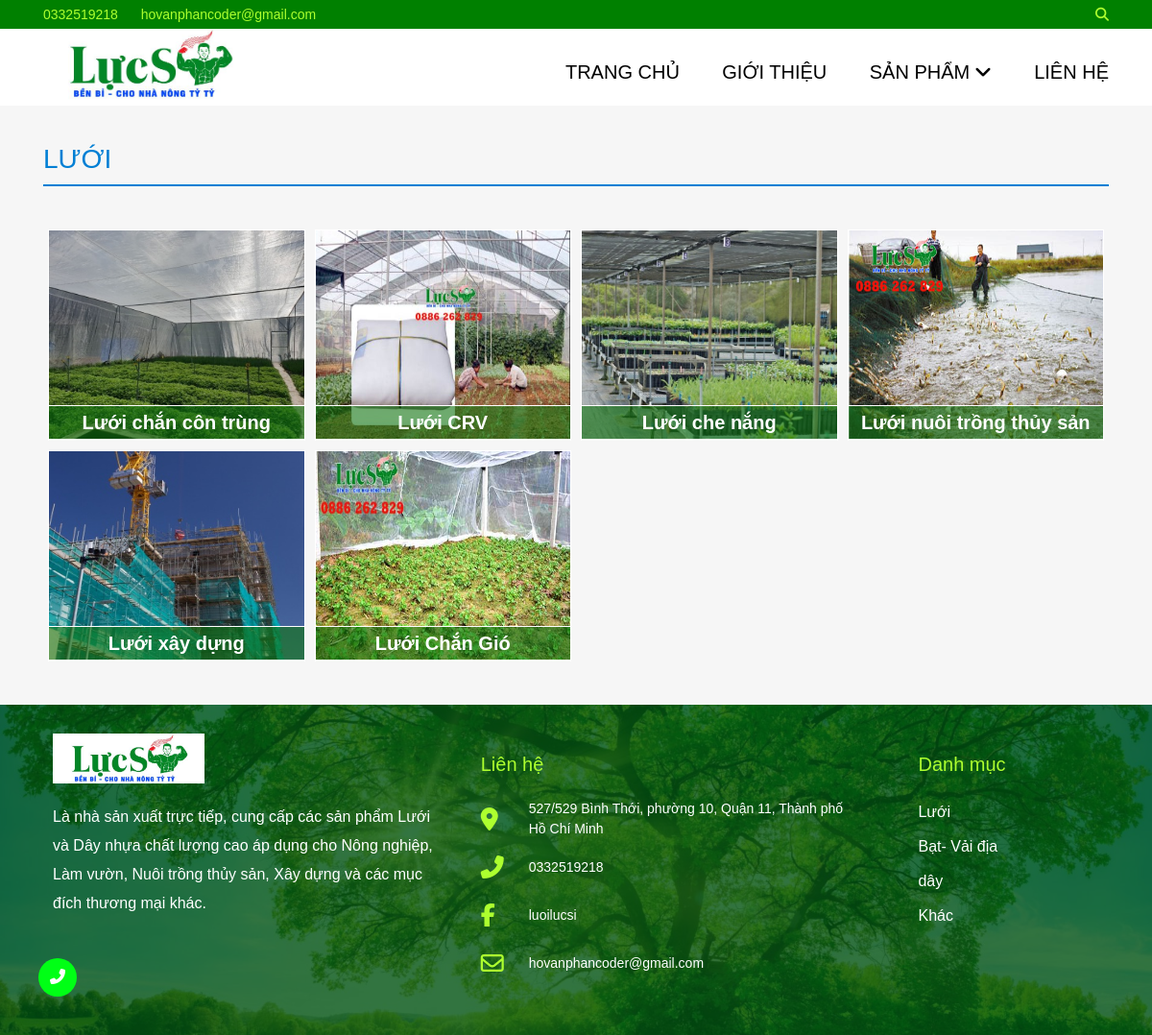
The page /index.php?ctrl=catalog&id=1 on the database its author committed.
### tables this page shows
CREATE TABLE `danhmuc` (
  `id` int(4) NOT NULL,
  `tendanhmuc` varchar(25) NOT NULL,
  `img` varchar(255) NOT NULL
);

CREATE TABLE `product` (
  `id` int(11) NOT NULL,
  `nameProduct` varchar(255) NOT NULL,
  `detailProduct` text NOT NULL,
  `mota` text NOT NULL,
  `img` varchar(255) NOT NULL,
  `img_chil1` varchar(255) NOT NULL,
  `img_chil2` varchar(255) NOT NULL,
  `img_chil3` varchar(255) NOT NULL,
  `timeUp` date NOT NULL,
  `danhmuc` int(5) NOT NULL
);

### model/catalog.php (called while the page is built)
<?php
function callallcata(){
    $DBH = connect();
    $query ="select * from danhmuc ";
    $slh = $DBH->query($query);
    return $slh;
}
function callnamecata($cataid){
    $DBH = connect();
    $query ="select * from danhmuc where id= $cataid";
    $slh = $DBH->query($query);
    return $slh;
}
?>

### model/product.php (called while the page is built, shortened)
<?php
function callcataid($cataid){
    $DBH = connect();
    $query ="select * from product where danhmuc=$cataid";
    $slh = $DBH->query($query);
    return $slh;
}
?>

### view/show4box.php (the view)
<div class="container">
    <div class="box-list-product ">
        <p class="title-sp ">
            <?php
                   foreach($callnamedanhmuc as $o){
                        echo $o['tendanhmuc'];
                    }?>
        </p>
        <div class="show-4-sp ">
            <?php
            foreach($callcataid as $u){
             echo'
            <a href="index.php?ctrl=detail&id='.$u['id'].'" class="box-sp">
                <div class="box-img ">
                    <img src="img/'.$u['img'].'" width="100% " height="100% " alt=" ">
                    <h2 class="name-sp ">
                        '.$u['nameProduct'].'
                    </h2>
                </div>
            </a>';
            }?>
        </div>
    </div>
</div>

### view/header.php (shortened to what this page needs)
<!DOCTYPE html>
<html lang="en">
<head>
    <link href="plugins/font-awesome-4.7.0/css/font-awesome.min.css" rel="stylesheet" type="text/css">
    <link rel="stylesheet" type="text/css" href="styles/bootstrap4/bootstrap.min.css">
    <link rel="stylesheet" type="text/css" href="plugins/OwlCarousel2-2.2.1/owl.carousel.css">
    <link rel="stylesheet" type="text/css" href="plugins/OwlCarousel2-2.2.1/owl.theme.default.css">
    <link rel="stylesheet" type="text/css" href="plugins/OwlCarousel2-2.2.1/animate.css">
    <link rel="stylesheet" href="css/style.css">
    <link rel="stylesheet" href="css/product.css">
    <link rel="stylesheet" href="css/about.css">
    <link rel="stylesheet" href="css/contact.css">
    <link rel="stylesheet" href="css/detail.css">
    <link rel="stylesheet" href="./css/reponsive.css">
</head>
<body>
    <header>
        <div class="full bg-1">
            <div class="container header-contact">
                <a href="tel:0332519218">0332519218</a>
                <a href="mailto:hovanphancoder@gmail.com" class="hd-mail">hovanphancoder@gmail.com</a>
                <button class="search" id="mySearch" onclick="showSearch()">
                    <i class='fas fa-search'></i>
                </button>
            </div>
        </div>
        <div class="full bg-2">
            <div class="container menu">
                <div class="logo">
                    <a href="index.php">
                        <img src="img/logolucsi.jpg" width="100%" alt=""></a>
                </div>
                <div class="navbar-hien">
                    <ul>
                        <li><a href="index.php">Trang chủ</a></li>
                        <li><a href="index.php?ctrl=about">giới thiệu
                            </a>
                        </li>
                        <li class="bosung">
                            <a>
                                sản phẩm<i class='fas dropicon'>&#xf107;</i></a>
                        </li>
                        <li><a href="index.php?ctrl=contact">liên hệ</a></li>
                    </ul>
                </div>
            </div>
        </div>
    </header>

### index.php (shortened to what this page needs)
<?php
include_once 'model/product.php';
include_once 'model/catalog.php';
include 'view/header.php';
    $action = "home";
    if(isset($_GET['ctrl'])){
        $action=$_GET['ctrl'];
    }
    switch($action){
        case 'catalog':
            if(isset($_GET['id'])){
                $cataid=$_GET['id'];
                $callnamedanhmuc=callnamecata($cataid);
                $callcataid=callcataid($cataid);
            }
            include 'view/show4box.php';
        break;
    }
$callcataft=callallcata();
include 'view/footer.php';
?>

### view/footer.php (shortened to what this page needs)
<footer class="bg-6 " style="margin-top:20px">
    <div class="full layout">
        <div class="container footer pb-50 ">
            <div class="box-col3 ">
                <div class="ft-logo">
                    <img src="./img/logolucsi.jpg" width="100%" alt="">
                </div>
                <p class="ft-info"> Là nhà sản xuất trực tiếp, cung cấp các sản phẩm Lưới và Dây nhựa chất lượng cao
                    áp
                    dụng cho Nông nghiệp, Làm vườn, Nuôi trồng thủy sản, Xây dựng và các mục đích thương mại khác.
                </p>
            </div>
            <div class="box-col3 ">
                <h5 class="introduct ">Liên hệ</h5>
                <div class="ft-lienhe">
                    <table class="ft-table">
                        <tr>
                            <td><i class="fas fa-map-marker-alt"></i></td>
                            <td>527/529 Bình Thới, phường 10, Quận 11, Thành phố Hồ Chí Minh</td>
                        </tr>
                        <tr>
                            <td><i class=" 	fas fa-phone-alt"></i>
                            </td>
                            <td>
                                <a href="tel:033251921"> 0332519218</a>
                            </td>
                        </tr>
                        <tr>
                            <td><i class="	fab fa-facebook-f"></i>
                            </td>
                            <td>
                                <a href="https://facebook.com/lucsinhanong">luoilucsi</a>
                            </td>
                        </tr>
                        <tr>
                            <td><i class="far fa-envelope"></i>
                            </td>
                            <td><a href="mailto:hovanphancoder@gmail.com">hovanphancoder@gmail.com</a>
                            </td>
                        </tr>
                    </table>
                </div>
            </div>
            <div class="box-col3 ">
                <h5 class="introduct ">Danh mục</h5>
                <ul>
                    <?php
                    foreach($callcataft as $p){
                        echo'
                            <li><a href="index.php?ctrl=catalog&id='.$p['id'].'">'.$p['tendanhmuc'].'</a></li>
                        ';
                    }
                ?>
                </ul>
            </div>
        </div>
    </div>
</footer>
<div class="call ">
    <a href="tel:0332519218 "> <i class='fas  fas fa-phone-alt'></i></a>
</div>
</body>

### css/style.css (style rules this page uses)
* { box-sizing: border-box; margin: 0; padding: 0; }
html { scroll-behavior: smooth; }
body { background-color: rgb(246, 246, 246); position: relative; font-family: Arial, Helvetica, sans-serif; }
.full { width: 100%; }
.bg-1 { background-color: #008000; }
.bg-6 { background-color: transparent; background-repeat: no-repeat; background-size: cover; background-position: center center; background-image: url(../img/ft.jpg) !important; position: relative; }
.layout { background-color: rgba(0, 83, 18, .8); }
.bg-2 { background-color: rgb(255, 255, 255); }
header { position: relative; }
.footer { color: white; }
.container { width: 1180px; margin: 0 auto; }
.header-contact { height: 30px; position: relative; font-size: 14px; color: rgb(255, 255, 255); line-height: 30px; }
.header-contact a { text-decoration: none; color: greenyellow; padding-right: 20px; }
.hd-mail, .hd-sdt { font-size: 14px; color: darkgreen; line-height: 30px; padding-right: 20px; }
.search { float: right; border: 0; background-color: rgba(46, 30, 46, 0); line-height: 30px; font-size: 14px; color: greenyellow; }
.logo { float: left; width: 20%; }
.navbar-hien { width: 80%; height: 100%; float: right; text-align: right; text-transform: uppercase; }
a { text-decoration: none; }
.navbar-hien ul li a, .bosung { color: rgb(0, 0, 0); text-decoration: none; font-size: 20px; padding-left: 40px; font-weight: 500; z-index: 7000; }
.bosung { padding-left: 0px !important; z-index: 100 !important; }
.navbar-hien ul li { display: inline-block !important; position: relative; margin: 30px auto; }
.menu { height: 80px; display: flex; }
.footer h5 { text-align: left; }
.show-4-sp { display: flex; margin: 40px 0; position: relative; flex-wrap: wrap; }
.box-sp { width: 25%; padding: 5px; }
.footer .box-col3:nth-child(1) { width: 40%; margin-right: 30px; }
.footer .box-col3:nth-child(2) { width: 40%; }
.footer .box-col3:nth-child(3) { width: 20%; margin-left: 40px; }
.box-sp .box-img { height: 220px; object-fit: cover; position: relative; border: 1px solid rgb(255, 255, 255); }
.title-sp { font-size: 28px; margin: 20px auto; margin-top: 30px; padding: 5px 0; font-weight: 500; text-transform: uppercase; color: rgb(0, 127, 212); border-bottom: 2px solid rgb(0, 127, 212); }
.name-sp { font-size: 20px; position: absolute; bottom: 0px; left: -2px; right: -2px; font-weight: 600; color: rgb(255, 255, 255); width: 100%; margin: 0 auto; border-top: solid 1px rgb(255, 255, 255); border-bottom: solid 1px rgb(255, 255, 255); background-color: rgba(15, 116, 15, 0.6); text-align: center; padding: 5px 10px; }
.dropicon { padding-left: 5px; line-height: 0 !important; }
.call { width: 40px; height: 40px; position: fixed; left: 40px; bottom: 40px; background-color: rgb(0, 255, 21); text-align: center; line-height: 40px; border-radius: 40px; display: flex; justify-content: center; align-items: center; color: white; animation: animat1 1s linear infinite; }
.call a { color: white; text-decoration: none; }
.box-col3 { padding: 0 10px; }
.box-col3 p { font-size: 16px; line-height: 30px; }
.box-col3 i { justify-content: center; line-height: 80px; border: 2px solid green; background-color: green; color: white; width: 80px; height: 80px; font-style: 30px; margin-bottom: 20px; border-radius: 40px; }
.footer { display: flex; }
.introduct { margin: 20px 0; color: greenyellow; font-size: 20px; }
ul li { list-style: none; }
.pb-50 { padding-bottom: 50px; padding-top: 30px; }
.ft-lienhe table tr { width: 100%; display: flex; align-items: center; }
.box-col3 .ft-lienhe table tr td i { padding: 0 !important; background-color: rgba(122, 122, 248, 0); border: 0; }
.ft-lienhe table tr td a { color: white; }
.ft-lienhe table tr td i { line-height: 50px; width: 50px; height: 50px; margin-bottom: 0; color: greenyellow; }
.ft-lienhe table tr td:nth-child(2) { width: calc(100%-50px); font-size: 14px; text-align: left; }
.ft-lienhe table tr td:nth-child(1) { width: 50px; font-size: 24px; padding: 0; margin: 0; }
.ft-logo { width: 40%; }
.footer .box-col3 .ft-info { text-align: left; margin-top: 20px; }
.footer .box-col3 ul li a { color: rgb(255, 255, 255); width: 100%; line-height: 36px; }
.footer .box-col3 ul li { width: 100%; float: left; }

### rows shown on the page
danhmuc: tendanhmuc "LƯỚI", tendanhmuc "Lưới"
product: img (picture), nameProduct "Lưới chắn côn trùng"
product: img (picture), nameProduct "Lưới CRV"
product: img (picture), nameProduct "Lưới che nắng"
product: img (picture), nameProduct "Lưới nuôi trồng thủy sản"
product: img (picture), nameProduct "Lưới xây dựng"
product: img (picture), nameProduct "Lưới Chắn Gió"
danhmuc: tendanhmuc "Bạt- Vải địa"
danhmuc: tendanhmuc "dây"
danhmuc: tendanhmuc "Khác"
